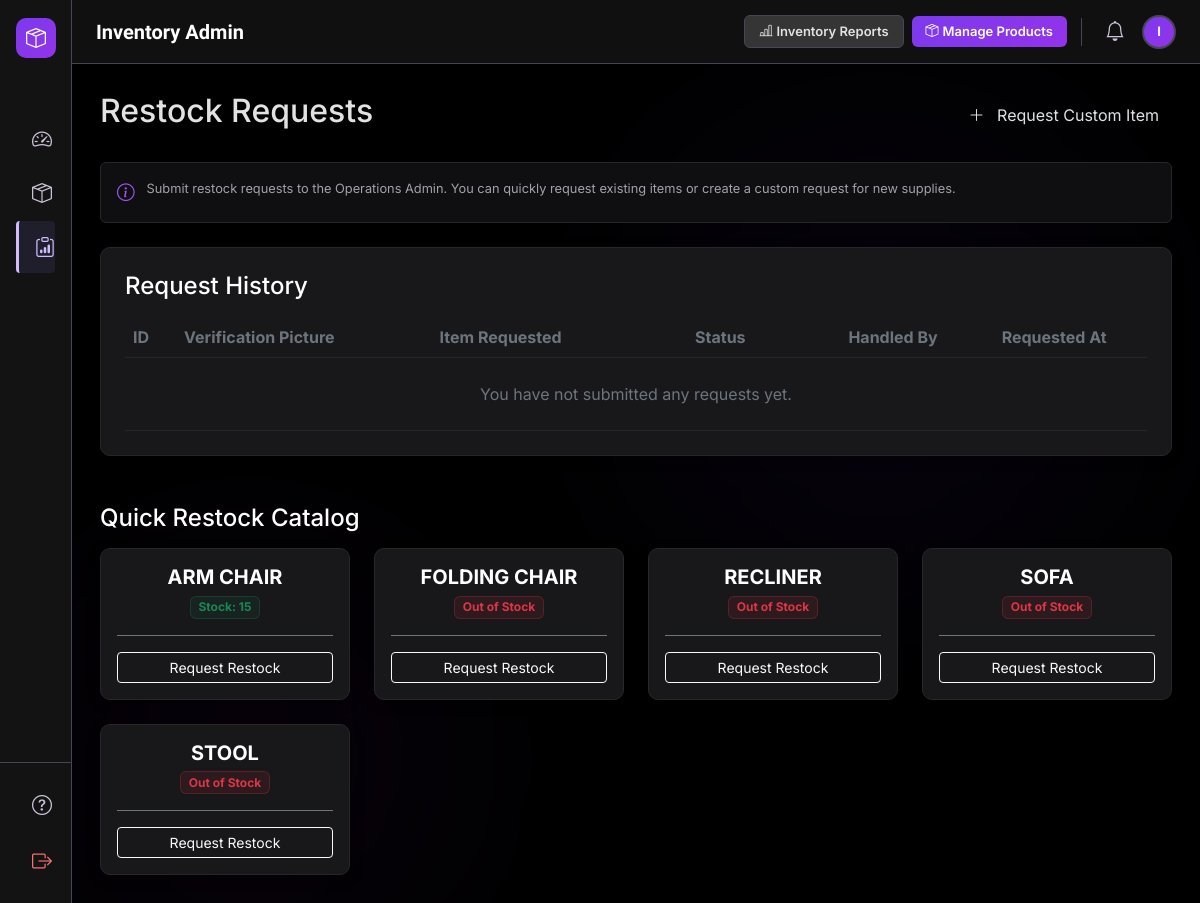
/public/admin/inventoryAdmin/request.php (signed in), run on the app's committed database.
### tables this page shows
CREATE TABLE `inventory` (
  `id` int(11) NOT NULL,
  `name` varchar(100) NOT NULL,
  `quantity` int(11) DEFAULT 0,
  `updated_at` timestamp NOT NULL DEFAULT current_timestamp() ON UPDATE current_timestamp(),
  `status` varchar(20) GENERATED ALWAYS AS (case when `quantity` = 0 then 'Out of Stock' when `quantity` < 15 then 'Low' else 'Good' end) STORED,
  `last_verification_image` varchar(255) DEFAULT NULL,
  `updated_by` varchar(100) DEFAULT NULL
);

### public/admin/inventoryAdmin/request.php (the view, shortened to what this page needs)
<?php
require_once '../../../config/db.php';
$inv_stmt = $pdo->prepare("SELECT id, name, quantity, status FROM inventory ORDER BY name ASC");
$inv_stmt->execute();
$inventory_items = $inv_stmt->fetchAll(PDO::FETCH_ASSOC);
$req_stmt = $pdo->prepare("SELECT id, request_image, item_requested, requested_at, status, handled_by FROM requests ORDER BY requested_at DESC");
$req_stmt->execute();
$my_requests = $req_stmt->fetchAll(PDO::FETCH_ASSOC);
require_once '../../../includes/inventoryAdminHeader.php';
?>
<div class="dashboard">
    <div class="d-flex justify-content-between align-items-center mb-4">
        <h2>Restock Requests</h2>
        <button class="btn btn-primary-purple" data-bs-toggle="modal" data-bs-target="#customRequestModal">
            <i class="bi bi-plus-lg me-2"></i> Request Custom Item
        </button>
    </div>
    <div class="info-box mb-4">
        <i class="bi bi-info-circle"></i>
        <span>Submit restock requests to the Operations Admin. You can quickly request existing items or create a custom request for new supplies.</span>
    </div>
    <div class="card p-4 mb-5">
        <h4 class="text-white mb-3">Request History</h4>
        <div class="table-responsive">
            <table class="table table-dark table-hover mb-0">
                <thead>
                    <tr>
                        <th class="text-secondary" style="width: 5%;">ID</th>
                        <th class="text-secondary" style="width: 25%;">Verification Picture</th>
                        <th class="text-secondary" style="width: 25%;">Item Requested</th>
                        <th class="text-secondary" style="width: 15%;">Status</th>
                        <th class="text-secondary" style="width: 15%;">Handled By</th>
                        <th class="text-secondary" style="width: 15%;">Requested At</th>
                    </tr>
                </thead>
                <tbody>
                    <?php if (count($my_requests) > 0): ?>
                        <?php foreach ($my_requests as $req): ?>
                            <tr>
                                <td class="align-middle text-secondary">#<?php echo str_pad($req['id'], 4, '0', STR_PAD_LEFT); ?></td>
                                <td class="align-middle">
                                    <a href="../../uploads/inventory/requests/<?php echo htmlspecialchars($req['request_image']); ?>" target="_blank">
                                        <img src="../../uploads/inventory/requests/<?php echo htmlspecialchars($req['request_image']); ?>" alt="Proof" class="img-thumbnail border-secondary bg-transparent" style="max-height: 50px; object-fit: cover;">
                                    </a>
                                </td>
                                <td class="align-middle text-white fw-bold"><?php echo htmlspecialchars($req['item_requested']); ?></td>
                                <td class="align-middle">
                                    <?php if ($req['status'] === 'Pending'): ?>
                                        <span class="badge bg-warning bg-opacity-10 text-warning border border-warning border-opacity-25 px-2 py-1">Pending</span>
                                    <?php elseif ($req['status'] === 'Approved'): ?>
                                        <span class="badge bg-primary bg-opacity-10 text-primary border border-primary border-opacity-25 px-2 py-1">Approved</span>
                                    <?php elseif ($req['status'] === 'Completed'): ?>
                                        <span class="badge bg-success bg-opacity-10 text-success border border-success border-opacity-25 px-2 py-1">Completed</span>
                                    <?php else: ?>
                                        <span class="badge bg-danger bg-opacity-10 text-danger border border-danger border-opacity-25 px-2 py-1">Rejected</span>
                                    <?php endif; ?>
                                </td>
                                <td class="align-middle text-white small">
                                    <?php echo $req['handled_by'] ? htmlspecialchars($req['handled_by']) : '<span class="text-secondary">Awaiting Admin</span>'; ?>
                                </td>
                                <td class="align-middle text-secondary small">
                                    <?php echo date('M d, Y h:i A', strtotime($req['requested_at'])); ?>
                                </td>
                            </tr>
                        <?php endforeach; ?>
                    <?php else: ?>
                        <tr>
                            <td colspan="6" class="text-center text-secondary py-4">You have not submitted any requests yet.</td>
                        </tr>
                    <?php endif; ?>
                </tbody>
            </table>
        </div>
    </div>
    <h4 class="text-white mb-3">Quick Restock Catalog</h4>
    <div class="row g-4">
        <?php foreach ($inventory_items as $item): ?>
            <div class="col-md-4 col-lg-3">
                <div class="card h-100">
                    <div class="card-body d-flex flex-column text-center">
                        <div class="mb-3">
                            <h5 class="card-title text-white fw-bold mb-1"><?php echo htmlspecialchars($item['name']); ?></h5>
                            <?php if ($item['status'] === 'Out of Stock'): ?>
                                <span class="badge bg-danger bg-opacity-10 text-danger border border-danger border-opacity-25">Out of Stock</span>
                            <?php elseif ($item['status'] === 'Low'): ?>
                                <span class="badge bg-warning bg-opacity-10 text-warning border border-warning border-opacity-25">Low Stock (<?php echo $item['quantity']; ?>)</span>
                            <?php else: ?>
                                <span class="badge bg-success bg-opacity-10 text-success border border-success border-opacity-25">Stock: <?php echo $item['quantity']; ?></span>
                            <?php endif; ?>
                        </div>
                        <div class="mt-auto pt-3 border-top border-secondary">
                            <button class="btn btn-outline-light w-100 btn-sm" data-bs-toggle="modal" data-bs-target="#restockModal" data-item="<?php echo htmlspecialchars($item['name']); ?>">
                                Request Restock
                            </button>
                        </div>
                    </div>
                </div>
            </div>
        <?php endforeach; ?>
    </div>
</div>
<?php
require_once '../../../includes/inventoryAdminFooter.php';
?>

### includes/inventoryAdminHeader.php (style rules this page uses)
:root { --surface-dim: #131313; --surface-container-highest: #353535; --surface-container-low: #1b1b1b; --surface-container: #1f1f1f; --primary: #d2bbff; --primary-container: #7c3aed; --secondary: #c4c1fb; --secondary-container: #444173; --outline-variant: #4a4455; --on-surface: #e2e2e2; --on-surface-variant: #ccc3d8; }
body { font-family: 'Inter', sans-serif; background-color: #000000; color: var(--on-surface); overflow: hidden; }
.card, .stat-card { background-color: #18181b !important; border: 1px solid #27272a !important; border-radius: 10px; box-shadow: 0 4px 12px rgba(0,0,0,0.4); }
.table { color: var(--on-surface); }
.table-dark { --bs-table-bg: #18181b; --bs-table-border-color: #27272a; }
.info-box { background-color: #0f0f11; border: 1px solid #27272a; border-radius: 6px; padding: 1rem; display: flex; gap: 0.75rem; font-size: 0.8rem; color: #a1a1aa; align-items: flex-start; margin-bottom: 1.5rem; }
.info-box i { color: #a855f7; font-size: 1.1rem; }

### data on the page
inventory: name "ARM CHAIR", quantity "15"
inventory: name "FOLDING CHAIR", status "Out of Stock"
inventory: name "RECLINER", status "Out of Stock"
inventory: name "SOFA", status "Out of Stock"
inventory: name "STOOL", status "Out of Stock"

### other printed values
$initials "I"
